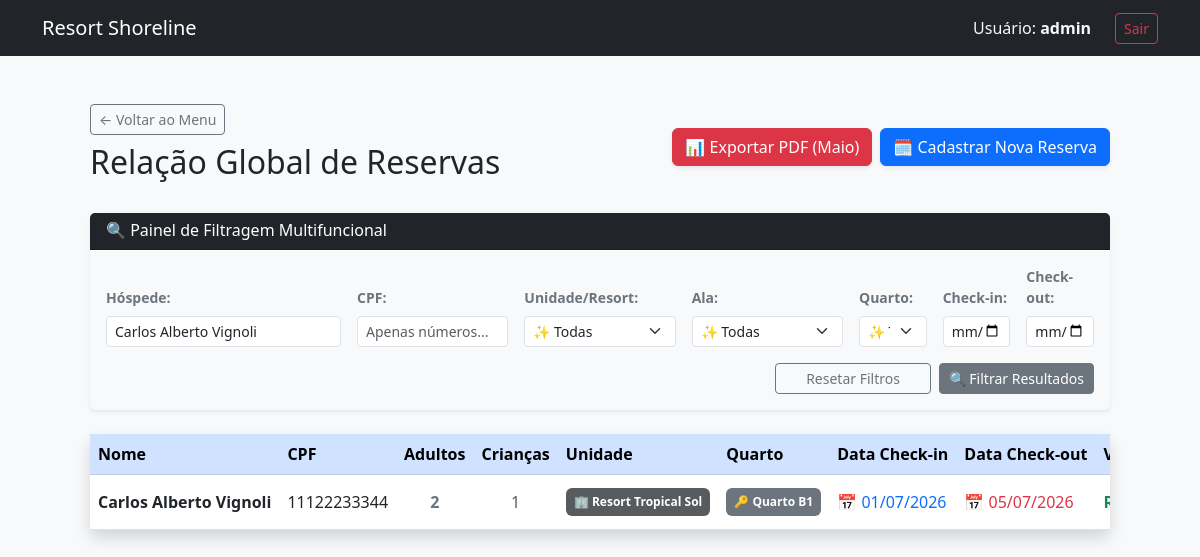
The page /gerencia_reservas.php?f_nome=Carlos Alberto Vignoli (signed in) on the database its author committed.
### tables this page shows
CREATE TABLE reservas(
	id INT AUTO_INCREMENT PRIMARY KEY,
	nome VARCHAR(200) NOT NULL,
	cpf VARCHAR(11) NOT NULL,
	qnt_adultos INT NOT NULL,
	qnt_criancas INT,
	data_checkin DATE NOT NULL,
	data_checkout DATE NOT NULL,
	vlr_reserv DECIMAL(10,2) NOT NULL,
	cod_unid INT NOT NULL,
	cod_quart INT NOT NULL,
	cod_usuario INT NOT NULL
);

CREATE TABLE unidades (
	id INT AUTO_INCREMENT PRIMARY KEY,
	nome VARCHAR(100) NOT NULL,
	loc VARCHAR(500) NOT NULL
);

CREATE TABLE quartos (
	id INT AUTO_INCREMENT PRIMARY KEY,
	num VARCHAR(5) NOT NULL,
	cod_ala INT NOT NULL
);

### gerencia_reservas.php (the view, shortened to what this page needs)
<?php
include 'conexao.php';
$meses_pt = [
    1 => 'Janeiro', 2 => 'Fevereiro', 3 => 'Março', 4 => 'Abril', 5 => 'Maio', 6 => 'Junho',
    7 => 'Julho', 8 => 'Agosto', 9 => 'Setembro', 10 => 'Outubro', 11 => 'Novembro', 12 => 'Dezembro'
];
$mes_anterior_num = (int)date('m', strtotime('-1 month'));
$nome_mes_anterior = $meses_pt[$mes_anterior_num];
$f_nome      = isset($_GET['f_nome']) ? trim($_GET['f_nome']) : "";
$f_cpf       = isset($_GET['f_cpf']) ? trim($_GET['f_cpf']) : "";
$f_checkin   = isset($_GET['f_checkin']) ? $_GET['f_checkin'] : "";
$f_checkout  = isset($_GET['f_checkout']) ? $_GET['f_checkout'] : "";
$sql_reservas = "SELECT r.*, u.nome AS nome_unidade, q.num AS num_quarto
                 FROM reservas r
                 INNER JOIN unidades u ON r.cod_unid = u.id
                 INNER JOIN quartos q ON r.cod_quart = q.id
                 INNER JOIN alas al ON q.cod_ala = al.id";
$condicoes = [];
$parametros = [];
if (!empty($f_nome)) { $condicoes[] = "r.nome LIKE :nome"; $parametros[':nome'] = "%" . $f_nome . "%"; }
if (count($condicoes) > 0) { $sql_reservas .= " WHERE " . implode(" AND ", $condicoes); }
$sql_reservas .= " ORDER BY r.data_checkin ASC, r.id DESC";
$stmt_lista = $conexao->prepare($sql_reservas);
$stmt_lista->execute($parametros);
$reservas = $stmt_lista->fetchAll(PDO::FETCH_ASSOC);
include 'header.php';
?>
<div class="container-fluid px-5 mt-5">
    <div class="mb-4 d-flex justify-content-between align-items-center">
        <div>
            <a href="index.php" class="btn btn-outline-secondary btn-sm mb-2">← Voltar ao Menu</a>
            <h1 class="h2 text-dark">Relação Global de Reservas</h1>
        </div>
        <div class="d-flex gap-2">
            <a href="gerencia_reservas.php?gerar_pdf=1" target="_blank" class="btn btn-danger shadow-sm">
                📊 Exportar PDF (<?php echo $nome_mes_anterior; ?>)
            </a>
            <a href="nova_reserva.php" class="btn btn-primary shadow-sm">🗓️ Cadastrar Nova Reserva</a>
        </div>
    </div>
    <div class="card shadow-sm border-0 mb-4 bg-light">
        <div class="card-header bg-dark text-white py-2">
            <h6 class="mb-0">🔍 Painel de Filtragem Multifuncional</h6>
        </div>
        <div class="card-body p-3">
            <form method="GET" class="row g-3 align-items-end">
                <div class="col-md-3">
                    <label class="form-label small fw-bold text-secondary">Hóspede:</label>
                    <input type="text" name="f_nome" class="form-control form-control-sm" placeholder="Buscar por nome..." value="<?php echo htmlspecialchars($f_nome); ?>">
                </div>
                <div class="col-md-2">
                    <label class="form-label small fw-bold text-secondary">CPF:</label>
                    <input type="text" name="f_cpf" class="form-control form-control-sm" placeholder="Apenas números..." value="<?php echo htmlspecialchars($f_cpf); ?>">
                </div>
                <div class="col-md-2">
                    <label class="form-label small fw-bold text-secondary">Unidade/Resort:</label>
                    <select name="f_unidade" class="form-select form-select-sm">
                        <option value="">✨ Todas</option>
                    </select>
                </div>
                <div class="col-md-2">
                    <label class="form-label small fw-bold text-secondary">Ala:</label>
                    <select name="f_ala" class="form-select form-select-sm">
                        <option value="">✨ Todas</option>
                    </select>
                </div>
                <div class="col-md-1">
                    <label class="form-label small fw-bold text-secondary">Quarto:</label>
                    <select name="f_quarto" class="form-select form-select-sm">
                        <option value="">✨ Todos</option>
                    </select>
                </div>
                <div class="col-md-1">
                    <label class="form-label small fw-bold text-secondary">Check-in:</label>
                    <input type="date" name="f_checkin" class="form-control form-control-sm" value="<?php echo $f_checkin; ?>">
                </div>
                <div class="col-md-1">
                    <label class="form-label small fw-bold text-secondary">Check-out:</label>
                    <input type="date" name="f_checkout" class="form-control form-control-sm" value="<?php echo $f_checkout; ?>">
                </div>
                <div class="col-md-4 d-flex gap-2 ms-auto">
                    <a href="gerencia_reservas.php" class="btn btn-outline-secondary btn-sm w-50">Resetar Filtros</a>
                    <button type="submit" class="btn btn-secondary btn-sm w-50">🔍 Filtrar Resultados</button>
                </div>
            </form>
        </div>
    </div>
    <div class="card shadow border-0">
        <div class="table-responsive">
            <table class="table table-hover align-middle mb-0 text-nowrap">
                <thead class="table-primary text-white">
                    <tr>
                        <th>Nome</th>
                        <th>CPF</th>
                        <th class="text-center">Adultos</th>
                        <th class="text-center">Crianças</th>
                        <th>Unidade</th>
                        <th>Quarto</th>
                        <th>Data Check-in</th>
                        <th>Data Check-out</th>
                        <th>Valor da Reserva</th>
                    </tr>
                </thead>
                <tbody>
                    <?php if (count($reservas) > 0): ?>
                        <?php foreach ($reservas as $res): ?>
                            <tr>
                                <td><strong><?php echo htmlspecialchars($res['nome']); ?></strong></td>
                                <td><?php echo htmlspecialchars($res['cpf']); ?></td>
                                <td class="text-center fw-bold text-secondary"><?php echo $res['qnt_adultos']; ?></td>
                                <td class="text-center text-muted"><?php echo !empty($res['qnt_criancas']) ? $res['qnt_criancas'] : '0'; ?></td>
                                <td><span class="badge bg-dark bg-opacity-75 p-2">🏢 <?php echo htmlspecialchars($res['nome_unidade']); ?></span></td>
                                <td><span class="badge bg-secondary p-2">🔑 Quarto <?php echo htmlspecialchars($res['num_quarto']); ?></span></td>
                                <td><span class="text-primary fw-medium">📅 <?php echo date('d/m/Y', strtotime($res['data_checkin'])); ?></span></td>
                                <td><span class="text-danger fw-medium">📅 <?php echo date('d/m/Y', strtotime($res['data_checkout'])); ?></span></td>
                                <td><span class="text-success fw-bold">R$ <?php echo number_format($res['vlr_reserv'], 2, ',', '.'); ?></span></td>
                            </tr>
                        <?php endforeach; ?>
                    <?php else: ?>
                        <tr>
                            <td colspan="10" class="text-center text-muted py-4">Nenhuma reserva localizada.</td>
                        </tr>
                    <?php endif; ?>
                </tbody>
            </table>
        </div>
    </div>
</div>

### rows shown on the page
reservas: nome "Carlos Alberto Vignoli", cpf "11122233344", qnt_adultos "2", qnt_criancas "1", cod_unid.nome "Resort Tropical Sol", cod_quart.num "B1", data_checkin "01/07/2026", data_checkout "05/07/2026"

### other values the page prints
$_SESSION["usuario_nome"] "admin"
